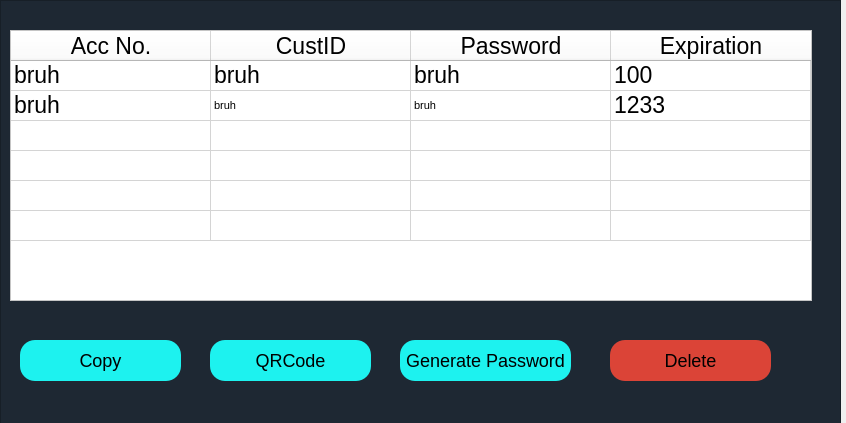
<?xml version="1.0" encoding="UTF-8"?>
<ui version="4.0">
 <class>MainWindow</class>
 <widget class="QMainWindow" name="MainWindow">
  <property name="geometry">
   <rect>
    <x>0</x>
    <y>0</y>
    <width>846</width>
    <height>423</height>
   </rect>
  </property>
  <property name="windowTitle">
   <string>Banking window</string>
  </property>
  <widget class="QWidget" name="centralwidget">
   <widget class="QFrame" name="view_pwdbox">
    <property name="geometry">
     <rect>
      <x>0</x>
      <y>0</y>
      <width>841</width>
      <height>601</height>
     </rect>
    </property>
    <property name="styleSheet">
     <string notr="true">QFrame{
background-color: rgb(30, 40, 51) ;
font-size:23px;

color:#fffff2;
}
QPushButton{
background:#1df2ef;
font-size:18px;
border-radius:15px;
color:black;}

QPushButton:hover{
background:#fffff2;
}

</string>
    </property>
    <property name="frameShape">
     <enum>QFrame::StyledPanel</enum>
    </property>
    <property name="frameShadow">
     <enum>QFrame::Raised</enum>
    </property>
    <widget class="QTableWidget" name="Pwd_table">
     <property name="geometry">
      <rect>
       <x>10</x>
       <y>30</y>
       <width>802</width>
       <height>271</height>
      </rect>
     </property>
     <property name="contextMenuPolicy">
      <enum>Qt::NoContextMenu</enum>
     </property>
     <property name="styleSheet">
      <string notr="true">background-color:white;
color:black;
text-align:center;</string>
     </property>
     <property name="autoScroll">
      <bool>true</bool>
     </property>
     <property name="dragEnabled">
      <bool>false</bool>
     </property>
     <property name="gridStyle">
      <enum>Qt::CustomDashLine</enum>
     </property>
     <property name="sortingEnabled">
      <bool>false</bool>
     </property>
     <property name="wordWrap">
      <bool>true</bool>
     </property>
     <property name="cornerButtonEnabled">
      <bool>true</bool>
     </property>
     <property name="rowCount">
      <number>6</number>
     </property>
     <property name="columnCount">
      <number>4</number>
     </property>
     <attribute name="horizontalHeaderVisible">
      <bool>true</bool>
     </attribute>
     <attribute name="horizontalHeaderDefaultSectionSize">
      <number>200</number>
     </attribute>
     <attribute name="horizontalHeaderHighlightSections">
      <bool>true</bool>
     </attribute>
     <attribute name="verticalHeaderVisible">
      <bool>false</bool>
     </attribute>
     <attribute name="verticalHeaderShowSortIndicator" stdset="0">
      <bool>false</bool>
     </attribute>
     <row>
      <property name="text">
       <string>1</string>
      </property>
     </row>
     <row/>
     <row/>
     <row/>
     <row/>
     <row/>
     <column>
      <property name="text">
       <string>Acc No.</string>
      </property>
     </column>
     <column>
      <property name="text">
       <string>CustID</string>
      </property>
      <property name="textAlignment">
       <set>AlignCenter</set>
      </property>
     </column>
     <column>
      <property name="text">
       <string>Password</string>
      </property>
      <property name="textAlignment">
       <set>AlignCenter</set>
      </property>
     </column>
     <column>
      <property name="text">
       <string>Expiration</string>
      </property>
     </column>
     <item row="0" column="0">
      <property name="text">
       <string>bruh</string>
      </property>
     </item>
     <item row="0" column="1">
      <property name="text">
       <string>bruh</string>
      </property>
     </item>
     <item row="0" column="2">
      <property name="text">
       <string>bruh</string>
      </property>
     </item>
     <item row="0" column="3">
      <property name="text">
       <string>100</string>
      </property>
     </item>
     <item row="1" column="0">
      <property name="text">
       <string>bruh</string>
      </property>
     </item>
     <item row="1" column="1">
      <property name="text">
       <string>bruh</string>
      </property>
      <property name="font">
       <font>
        <pointsize>8</pointsize>
       </font>
      </property>
      <property name="textAlignment">
       <set>AlignLeading|AlignVCenter</set>
      </property>
     </item>
     <item row="1" column="2">
      <property name="text">
       <string>bruh</string>
      </property>
      <property name="font">
       <font>
        <pointsize>8</pointsize>
       </font>
      </property>
      <property name="textAlignment">
       <set>AlignLeading|AlignVCenter</set>
      </property>
     </item>
     <item row="1" column="3">
      <property name="text">
       <string>1233</string>
      </property>
     </item>
     <item row="2" column="1">
      <property name="text">
       <string/>
      </property>
      <property name="textAlignment">
       <set>AlignLeading|AlignVCenter</set>
      </property>
     </item>
     <item row="2" column="2">
      <property name="text">
       <string/>
      </property>
      <property name="textAlignment">
       <set>AlignLeading|AlignVCenter</set>
      </property>
     </item>
    </widget>
    <widget class="QPushButton" name="Bank_Qrcode">
     <property name="geometry">
      <rect>
       <x>210</x>
       <y>340</y>
       <width>161</width>
       <height>41</height>
      </rect>
     </property>
     <property name="text">
      <string>QRCode</string>
     </property>
    </widget>
    <widget class="QPushButton" name="Bank_Generate">
     <property name="geometry">
      <rect>
       <x>400</x>
       <y>340</y>
       <width>171</width>
       <height>41</height>
      </rect>
     </property>
     <property name="text">
      <string>Generate Password</string>
     </property>
    </widget>
    <widget class="QPushButton" name="Bank_Delete">
     <property name="geometry">
      <rect>
       <x>610</x>
       <y>340</y>
       <width>161</width>
       <height>41</height>
      </rect>
     </property>
     <property name="styleSheet">
      <string notr="true">#Bank_Delete{
background-color:#DB4437;
}
#Bank_Delete:hover{
background-color:white;
line-spacing:3px;
}</string>
     </property>
     <property name="text">
      <string>Delete</string>
     </property>
    </widget>
    <widget class="QPushButton" name="Bank_Copy">
     <property name="geometry">
      <rect>
       <x>20</x>
       <y>340</y>
       <width>161</width>
       <height>41</height>
      </rect>
     </property>
     <property name="text">
      <string>Copy</string>
     </property>
    </widget>
   </widget>
  </widget>
 </widget>
 <resources/>
 <connections/>
</ui>
